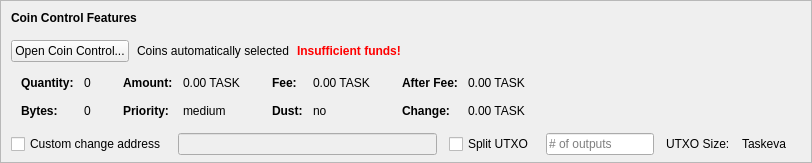
    <widget class="QFrame" name="frameCoinControl">
     <property name="sizePolicy">
      <sizepolicy hsizetype="Expanding" vsizetype="Expanding">
       <horstretch>0</horstretch>
       <verstretch>0</verstretch>
      </sizepolicy>
     </property>
     <property name="maximumSize">
      <size>
       <width>16777215</width>
       <height>16777215</height>
      </size>
     </property>
     <property name="frameShape">
      <enum>QFrame::StyledPanel</enum>
     </property>
     <property name="frameShadow">
      <enum>QFrame::Sunken</enum>
     </property>
     <layout class="QVBoxLayout" name="verticalLayoutCoinControl2">
      <property name="spacing">
       <number>0</number>
      </property>
      <property name="leftMargin">
       <number>0</number>
      </property>
      <property name="topMargin">
       <number>0</number>
      </property>
      <property name="rightMargin">
       <number>0</number>
      </property>
      <property name="bottomMargin">
       <number>6</number>
      </property>
      <item>
       <layout class="QVBoxLayout" name="verticalLayoutCoinControl" stretch="0,0,0,0,1">
        <property name="spacing">
         <number>0</number>
        </property>
        <property name="leftMargin">
         <number>10</number>
        </property>
        <property name="topMargin">
         <number>10</number>
        </property>
        <item>
         <layout class="QHBoxLayout" name="horizontalLayoutCoinControl1">
          <property name="bottomMargin">
           <number>15</number>
          </property>
          <item>
           <widget class="QLabel" name="labelCoinControlFeatures">
            <property name="sizePolicy">
             <sizepolicy hsizetype="Preferred" vsizetype="Maximum">
              <horstretch>0</horstretch>
              <verstretch>0</verstretch>
             </sizepolicy>
            </property>
            <property name="font">
             <font>
              <weight>75</weight>
              <bold>true</bold>
             </font>
            </property>
            <property name="styleSheet">
             <string notr="true">font-weight:bold;</string>
            </property>
            <property name="text">
             <string>Coin Control Features</string>
            </property>
           </widget>
          </item>
         </layout>
        </item>
        <item>
         <layout class="QHBoxLayout" name="horizontalLayoutCoinControl2" stretch="0,0,0,0">
          <property name="spacing">
           <number>8</number>
          </property>
          <property name="bottomMargin">
           <number>10</number>
          </property>
          <item>
           <widget class="QPushButton" name="pushButtonCoinControl">
            <property name="styleSheet">
             <string notr="true"/>
            </property>
            <property name="text">
             <string>Open Coin Control...</string>
            </property>
            <property name="autoDefault">
             <bool>false</bool>
            </property>
           </widget>
          </item>
          <item>
           <widget class="QLabel" name="labelCoinControlAutomaticallySelected">
            <property name="text">
             <string>Coins automatically selected</string>
            </property>
            <property name="margin">
             <number>5</number>
            </property>
           </widget>
          </item>
          <item>
           <widget class="QLabel" name="labelCoinControlInsuffFunds">
            <property name="font">
             <font>
              <weight>75</weight>
              <bold>true</bold>
             </font>
            </property>
            <property name="styleSheet">
             <string notr="true">color:red;font-weight:bold;</string>
            </property>
            <property name="text">
             <string>Insufficient funds!</string>
            </property>
            <property name="margin">
             <number>5</number>
            </property>
           </widget>
          </item>
          <item>
           <spacer name="horizontalSpacerCoinControl">
            <property name="orientation">
             <enum>Qt::Horizontal</enum>
            </property>
            <property name="sizeHint" stdset="0">
             <size>
              <width>40</width>
              <height>1</height>
             </size>
            </property>
           </spacer>
          </item>
         </layout>
        </item>
        <item>
         <widget class="QWidget" name="widgetCoinControl" native="true">
          <property name="sizePolicy">
           <sizepolicy hsizetype="Preferred" vsizetype="Preferred">
            <horstretch>0</horstretch>
            <verstretch>0</verstretch>
           </sizepolicy>
          </property>
          <property name="minimumSize">
           <size>
            <width>0</width>
            <height>0</height>
           </size>
          </property>
          <property name="styleSheet">
           <string notr="true"/>
          </property>
          <layout class="QHBoxLayout" name="horizontalLayoutCoinControl5">
           <property name="leftMargin">
            <number>0</number>
           </property>
           <property name="topMargin">
            <number>0</number>
           </property>
           <property name="rightMargin">
            <number>0</number>
           </property>
           <property name="bottomMargin">
            <number>0</number>
           </property>
           <item>
            <layout class="QHBoxLayout" name="horizontalLayoutCoinControl3" stretch="0,0,0,1">
             <property name="spacing">
              <number>20</number>
             </property>
             <property name="topMargin">
              <number>0</number>
             </property>
             <property name="bottomMargin">
              <number>10</number>
             </property>
             <item>
              <layout class="QFormLayout" name="formLayoutCoinControl1">
               <property name="horizontalSpacing">
                <number>10</number>
               </property>
               <property name="verticalSpacing">
                <number>14</number>
               </property>
               <property name="leftMargin">
                <number>10</number>
               </property>
               <property name="topMargin">
                <number>4</number>
               </property>
               <property name="rightMargin">
                <number>6</number>
               </property>
               <item row="0" column="0">
                <widget class="QLabel" name="labelCoinControlQuantityText">
                 <property name="font">
                  <font>
                   <weight>75</weight>
                   <bold>true</bold>
                  </font>
                 </property>
                 <property name="text">
                  <string>Quantity:</string>
                 </property>
                 <property name="margin">
                  <number>0</number>
                 </property>
                </widget>
               </item>
               <item row="0" column="1">
                <widget class="QLabel" name="labelCoinControlQuantity">
                 <property name="cursor">
                  <cursorShape>IBeamCursor</cursorShape>
                 </property>
                 <property name="contextMenuPolicy">
                  <enum>Qt::ActionsContextMenu</enum>
                 </property>
                 <property name="text">
                  <string notr="true">0</string>
                 </property>
                 <property name="margin">
                  <number>0</number>
                 </property>
                 <property name="textInteractionFlags">
                  <set>Qt::LinksAccessibleByMouse|Qt::TextSelectableByKeyboard|Qt::TextSelectableByMouse</set>
                 </property>
                </widget>
               </item>
               <item row="1" column="0">
                <widget class="QLabel" name="labelCoinControlBytesText">
                 <property name="font">
                  <font>
                   <weight>75</weight>
                   <bold>true</bold>
                  </font>
                 </property>
                 <property name="text">
                  <string>Bytes:</string>
                 </property>
                </widget>
               </item>
               <item row="1" column="1">
                <widget class="QLabel" name="labelCoinControlBytes">
                 <property name="cursor">
                  <cursorShape>IBeamCursor</cursorShape>
                 </property>
                 <property name="contextMenuPolicy">
                  <enum>Qt::ActionsContextMenu</enum>
                 </property>
                 <property name="text">
                  <string notr="true">0</string>
                 </property>
                 <property name="textInteractionFlags">
                  <set>Qt::LinksAccessibleByMouse|Qt::TextSelectableByKeyboard|Qt::TextSelectableByMouse</set>
                 </property>
                </widget>
               </item>
              </layout>
             </item>
             <item>
              <layout class="QFormLayout" name="formLayoutCoinControl2">
               <property name="horizontalSpacing">
                <number>10</number>
               </property>
               <property name="verticalSpacing">
                <number>14</number>
               </property>
               <property name="leftMargin">
                <number>6</number>
               </property>
               <property name="topMargin">
                <number>4</number>
               </property>
               <property name="rightMargin">
                <number>6</number>
               </property>
               <item row="0" column="0">
                <widget class="QLabel" name="labelCoinControlAmountText">
                 <property name="font">
                  <font>
                   <weight>75</weight>
                   <bold>true</bold>
                  </font>
                 </property>
                 <property name="text">
                  <string>Amount:</string>
                 </property>
                 <property name="margin">
                  <number>0</number>
                 </property>
                </widget>
               </item>
               <item row="0" column="1">
                <widget class="QLabel" name="labelCoinControlAmount">
                 <property name="cursor">
                  <cursorShape>IBeamCursor</cursorShape>
                 </property>
                 <property name="contextMenuPolicy">
                  <enum>Qt::ActionsContextMenu</enum>
                 </property>
                 <property name="text">
                  <string notr="true">0.00 TASK</string>
                 </property>
                 <property name="textInteractionFlags">
                  <set>Qt::LinksAccessibleByMouse|Qt::TextSelectableByKeyboard|Qt::TextSelectableByMouse</set>
                 </property>
                </widget>
               </item>
               <item row="1" column="0">
                <widget class="QLabel" name="labelCoinControlPriorityText">
                 <property name="font">
                  <font>
                   <weight>75</weight>
                   <bold>true</bold>
                  </font>
                 </property>
                 <property name="text">
                  <string>Priority:</string>
                 </property>
                </widget>
               </item>
               <item row="1" column="1">
                <widget class="QLabel" name="labelCoinControlPriority">
                 <property name="cursor">
                  <cursorShape>IBeamCursor</cursorShape>
                 </property>
                 <property name="contextMenuPolicy">
                  <enum>Qt::ActionsContextMenu</enum>
                 </property>
                 <property name="text">
                  <string>medium</string>
                 </property>
                 <property name="textInteractionFlags">
                  <set>Qt::LinksAccessibleByMouse|Qt::TextSelectableByKeyboard|Qt::TextSelectableByMouse</set>
                 </property>
                </widget>
               </item>
              </layout>
             </item>
             <item>
              <layout class="QFormLayout" name="formLayoutCoinControl3">
               <property name="horizontalSpacing">
                <number>10</number>
               </property>
               <property name="verticalSpacing">
                <number>14</number>
               </property>
               <property name="leftMargin">
                <number>6</number>
               </property>
               <property name="topMargin">
                <number>4</number>
               </property>
               <property name="rightMargin">
                <number>6</number>
               </property>
               <item row="0" column="0">
                <widget class="QLabel" name="labelCoinControlFeeText">
                 <property name="font">
                  <font>
                   <weight>75</weight>
                   <bold>true</bold>
                  </font>
                 </property>
                 <property name="text">
                  <string>Fee:</string>
                 </property>
                 <property name="margin">
                  <number>0</number>
                 </property>
                </widget>
               </item>
               <item row="0" column="1">
                <widget class="QLabel" name="labelCoinControlFee">
                 <property name="cursor">
                  <cursorShape>IBeamCursor</cursorShape>
                 </property>
                 <property name="contextMenuPolicy">
                  <enum>Qt::ActionsContextMenu</enum>
                 </property>
                 <property name="text">
                  <string notr="true">0.00 TASK</string>
                 </property>
                 <property name="textInteractionFlags">
                  <set>Qt::LinksAccessibleByMouse|Qt::TextSelectableByKeyboard|Qt::TextSelectableByMouse</set>
                 </property>
                </widget>
               </item>
               <item row="1" column="0">
                <widget class="QLabel" name="labelCoinControlLowOutputText">
                 <property name="font">
                  <font>
                   <weight>75</weight>
                   <bold>true</bold>
                  </font>
                 </property>
                 <property name="text">
                  <string>Dust:</string>
                 </property>
                </widget>
               </item>
               <item row="1" column="1">
                <widget class="QLabel" name="labelCoinControlLowOutput">
                 <property name="cursor">
                  <cursorShape>IBeamCursor</cursorShape>
                 </property>
                 <property name="contextMenuPolicy">
                  <enum>Qt::ActionsContextMenu</enum>
                 </property>
                 <property name="text">
                  <string>no</string>
                 </property>
                 <property name="textInteractionFlags">
                  <set>Qt::LinksAccessibleByMouse|Qt::TextSelectableByKeyboard|Qt::TextSelectableByMouse</set>
                 </property>
                </widget>
               </item>
              </layout>
             </item>
             <item>
              <layout class="QFormLayout" name="formLayoutCoinControl4">
               <property name="horizontalSpacing">
                <number>10</number>
               </property>
               <property name="verticalSpacing">
                <number>14</number>
               </property>
               <property name="leftMargin">
                <number>6</number>
               </property>
               <property name="topMargin">
                <number>4</number>
               </property>
               <property name="rightMargin">
                <number>6</number>
               </property>
               <item row="0" column="0">
                <widget class="QLabel" name="labelCoinControlAfterFeeText">
                 <property name="font">
                  <font>
                   <weight>75</weight>
                   <bold>true</bold>
                  </font>
                 </property>
                 <property name="text">
                  <string>After Fee:</string>
                 </property>
                 <property name="margin">
                  <number>0</number>
                 </property>
                </widget>
               </item>
               <item row="0" column="1">
                <widget class="QLabel" name="labelCoinControlAfterFee">
                 <property name="cursor">
                  <cursorShape>IBeamCursor</cursorShape>
                 </property>
                 <property name="contextMenuPolicy">
                  <enum>Qt::ActionsContextMenu</enum>
                 </property>
                 <property name="text">
                  <string notr="true">0.00 TASK</string>
                 </property>
                 <property name="textInteractionFlags">
                  <set>Qt::LinksAccessibleByMouse|Qt::TextSelectableByKeyboard|Qt::TextSelectableByMouse</set>
                 </property>
                </widget>
               </item>
               <item row="1" column="0">
                <widget class="QLabel" name="labelCoinControlChangeText">
                 <property name="font">
                  <font>
                   <weight>75</weight>
                   <bold>true</bold>
                  </font>
                 </property>
                 <property name="text">
                  <string>Change:</string>
                 </property>
                </widget>
               </item>
               <item row="1" column="1">
                <widget class="QLabel" name="labelCoinControlChange">
                 <property name="cursor">
                  <cursorShape>IBeamCursor</cursorShape>
                 </property>
                 <property name="contextMenuPolicy">
                  <enum>Qt::ActionsContextMenu</enum>
                 </property>
                 <property name="text">
                  <string notr="true">0.00 TASK</string>
                 </property>
                 <property name="textInteractionFlags">
                  <set>Qt::LinksAccessibleByMouse|Qt::TextSelectableByKeyboard|Qt::TextSelectableByMouse</set>
                 </property>
                </widget>
               </item>
              </layout>
             </item>
            </layout>
           </item>
          </layout>
         </widget>
        </item>
        <item>
         <layout class="QHBoxLayout" name="horizontalLayoutCoinControl4" stretch="0,0,0,0,0,0,0">
          <property name="spacing">
           <number>12</number>
          </property>
          <property name="sizeConstraint">
           <enum>QLayout::SetDefaultConstraint</enum>
          </property>
          <property name="topMargin">
           <number>5</number>
          </property>
          <property name="rightMargin">
           <number>5</number>
          </property>
          <item>
           <widget class="QCheckBox" name="checkBoxCoinControlChange">
            <property name="toolTip">
             <string>If this is activated, but the change address is empty or invalid, change will be sent to a newly generated address.</string>
            </property>
            <property name="text">
             <string>Custom change address</string>
            </property>
           </widget>
          </item>
          <item>
           <widget class="QValidatedLineEdit" name="lineEditCoinControlChange">
            <property name="enabled">
             <bool>false</bool>
            </property>
            <property name="sizePolicy">
             <sizepolicy hsizetype="Expanding" vsizetype="Fixed">
              <horstretch>0</horstretch>
              <verstretch>0</verstretch>
             </sizepolicy>
            </property>
           </widget>
          </item>
          <item>
           <widget class="QCheckBox" name="splitBlockCheckBox">
            <property name="text">
             <string>Split UTXO</string>
            </property>
           </widget>
          </item>
          <item>
           <widget class="QLineEdit" name="splitBlockLineEdit">
            <property name="sizePolicy">
             <sizepolicy hsizetype="Fixed" vsizetype="Fixed">
              <horstretch>50</horstretch>
              <verstretch>0</verstretch>
             </sizepolicy>
            </property>
            <property name="placeholderText">
             <string># of outputs</string>
            </property>
           </widget>
          </item>
          <item>
           <widget class="QLabel" name="labelBlockSizeText">
            <property name="text">
             <string>UTXO Size:</string>
            </property>
           </widget>
          </item>
          <item>
           <widget class="QLabel" name="labelBlockSize">
            <property name="text">
             <string>Taskeva</string>
            </property>
           </widget>
          </item>
          <item>
           <widget class="QLabel" name="labelCoinControlChangeLabel">
            <property name="sizePolicy">
             <sizepolicy hsizetype="Preferred" vsizetype="Expanding">
              <horstretch>0</horstretch>
              <verstretch>0</verstretch>
             </sizepolicy>
            </property>
            <property name="minimumSize">
             <size>
              <width>0</width>
              <height>0</height>
             </size>
            </property>
            <property name="text">
             <string/>
            </property>
            <property name="margin">
             <number>3</number>
            </property>
           </widget>
          </item>
         </layout>
        </item>
        <item>
         <spacer name="verticalSpacerCoinControl">
          <property name="orientation">
           <enum>Qt::Vertical</enum>
          </property>
          <property name="sizeHint" stdset="0">
           <size>
            <width>800</width>
            <height>1</height>
           </size>
          </property>
         </spacer>
        </item>
       </layout>
      </item>
     </layout>
    </widget>
